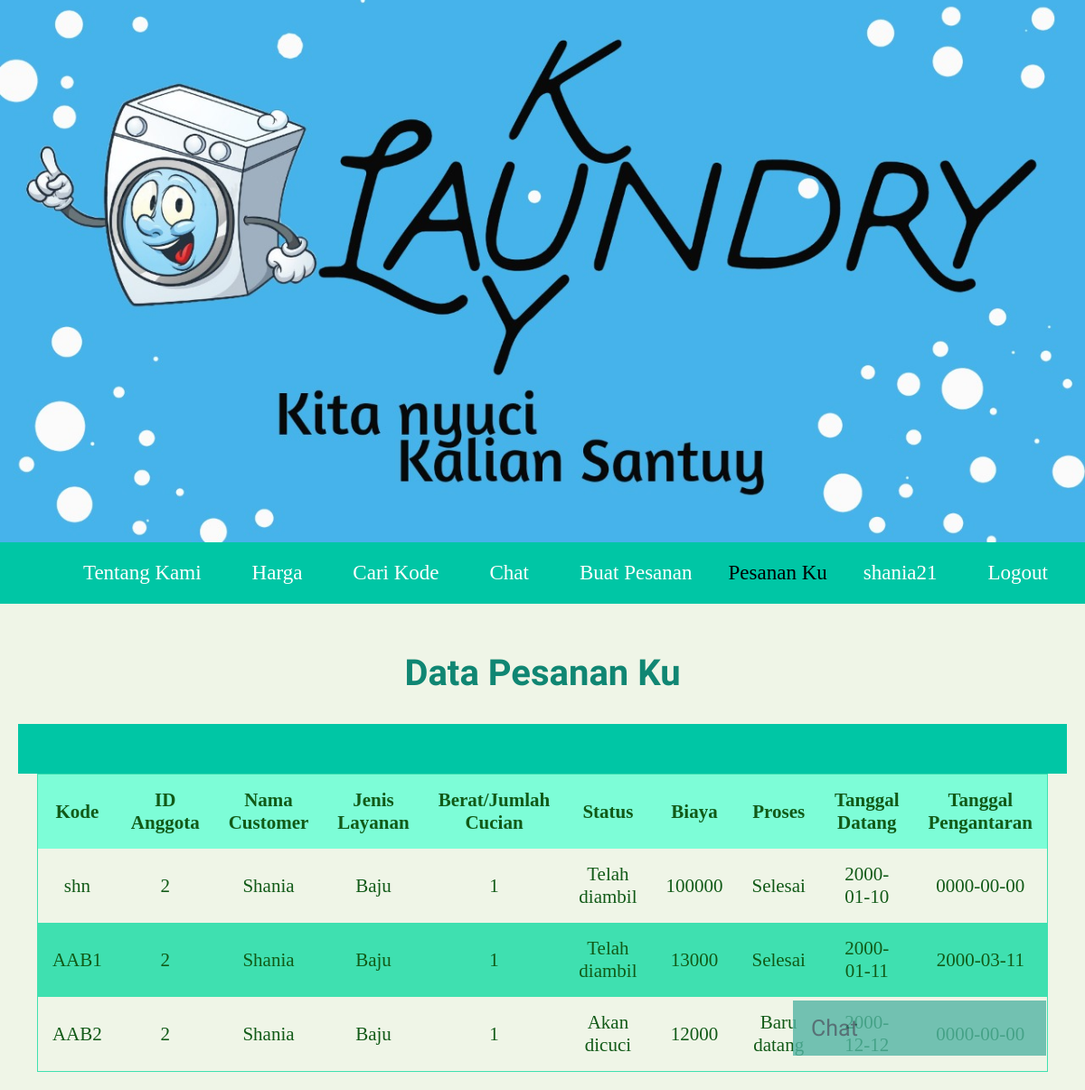
The page /pesananku.php (signed in) on the database its author committed.
### tables this page shows
CREATE TABLE `pesanan` (
  `kd_pesanan` varchar(250) NOT NULL,
  `tgl_jemput` date NOT NULL,
  `nama` char(250) NOT NULL,
  `jenis` varchar(250) NOT NULL,
  `berat` int(250) NOT NULL,
  `proses` varchar(250) NOT NULL,
  `tgl_antar` date NOT NULL,
  `biaya` varchar(250) NOT NULL,
  `status` varchar(200) NOT NULL,
  `id_anggota` varchar(250) NOT NULL
);

### rsa-func.php (called while the page is built, shortened)
<?php
$p = 97;
$q = 113;
$n = $p * $q;
$totient = ($p - 1) * ($q - 1);
$e = cari_e($totient);
$d = cari_d($e, $totient);
function gcd($e, $totient) {
    $y = $e;
    $x = $totient;
    while(bccomp($y, 0) != 0) {
        $w = $x % $y;
        $x = $y;
        $y = $w;
    }
return $x;
}
function cari_d($Ee, $Em) {
    $u1 = 1;
    $u2 = 0;
    $u3 = $Em;
    $v1 = 0;
    $v2 = 1;
    $v3 = $Ee;
    while ($v3 != 0) {
        $qq	= floor($u3 / $v3);
        $t1	= $u1	- ($qq * $v1);
        $t2	= $u2	- ($qq * $v2);
        $t3	= $u3	- ($qq * $v3);
        $u1	= $v1;
        $u2	= $v2;
        $u3	= $v3;
        $v1	= $t1;
        $v2	= $t2;
        $v3	= $t3;
    }
    $vv = $u2;
    if ($vv < 0) {
        $inverse = $vv + $Em;
    } else {
        $inverse = $vv;
    }
return $inverse;
}
function cari_e($totient) {
    $e = 3;
    if(bccomp(gcd($e, $totient), 1) != 0) {
        $e = 5;
    }
return $e;
}
function decode($encode, $d, $n) {
    $isiteks = "";
    $char = explode(" ", $encode);
    $jmlchar = count($char);
    for($i=0; $i<$jmlchar; $i++) {
        $code = bcpowmod($char[$i], $d, $n);
        while(bccomp($code, "0") != 0) {
            $ascii = $code % 256;
            $code = floor($code / 256);
            $isiteks .= chr($ascii);
        }
    }
return $isiteks;
}
?>

### pesananku.php (the view, shortened to what this page needs)
<?php
    include('rsa-func.php');
?>
<!DOCTYPE html>
<html>
    <head>
        <link rel="stylesheet" href="aset/styles/styles.css">
        <link rel="stylesheet" href="aset/styles/chat.css">
        <link rel="stylesheet" href="aset/styles/login.css">
    </head>
    <body>
        <header>
            <div class="awalan">
            </div>
            <nav class="navigasi">
                <ul>
                    <li><a href="index_user.php#tentang-kami"> Tentang Kami </a></li>
                    <li><a href="index_user.php#harga"> Harga </a></li>
                    <li><a href="index_user.php#cari-kode"> Cari Kode </a> </li>
                    <li><a href="chat-bot.php"> Chat </a> </li>
                    <li> <a href="buat_pesanan.php"> Buat Pesanan </a> </li>
                    <li>Pesanan Ku</li>
                    <li><a href="dataku.php"> <?php echo decode($_SESSION['uname'], $d, $n); ?> </a> </li>
                    <li> <a href="logout.php"> Logout </a> </li>
                </ul>
            </nav>
        </header>
        <main>
            <div id="konten">
                <h2> Data Pesanan Ku </h2>
                <table class="list-table animate" align="center" style="overflow-x:auto;">
                    <tr>
                        <th>Kode</th>
                        <th>ID Anggota</th>
                        <th>Nama Customer</th>
                        <th>Jenis Layanan</th>
                        <th>Berat/Jumlah Cucian</th>
                        <th>Status</th>
                        <th>Biaya</th>
                        <th>Proses</th>
                        <th>Tanggal Datang</th>
                        <th>Tanggal Pengantaran</th>
                    </tr>
                        <tr>
                        <?php
                            $db = mysqli_connect("localhost", "root", "");
                            mysqli_select_db($db, 'laundrykuy');
                            $unm = $_SESSION['uname'];
                            $qi = "select id_anggota from anggota where uname = '$unm'";
                            $query_run = mysqli_query($db, $qi);
                            foreach($query_run as $as){
                                $ida = $as["id_anggota"];
                            $query = " select * from pesanan where id_anggota = '$ida' ORDER BY tgl_jemput ASC";
                            $result = mysqli_query($db, $query);
                                while($row = mysqli_fetch_assoc($result)){
                                    echo "<tr>
                                    <td>".decode($row["kd_pesanan"], $d, $n)."</td>
                                    <td>".decode($row["id_anggota"], $d, $n)."</td>
                                    <td>".decode($row["nama"], $d, $n). "</td>
                                    <td>".decode($row["jenis"], $d, $n)."</td>
                                    <td>".decode($row["berat"], $d, $n)."</td>
                                    <td>".decode($row["status"], $d, $n)."</td>
                                    <td>".decode($row["biaya"], $d, $n)."</td>
                                    <td>".decode($row["proses"], $d, $n). "</td>
                                    <td>". $row["tgl_jemput"]. "</td>
                                    <td>". $row["tgl_antar"]. "</td>"
                                ;
                                }
                            }
                    ?>
            </div>
            <p class="open-button" onclick="openForm()">Chat </p>
        </main>
        <footer>
        </footer>
    </body>
</html>

### aset/styles/styles.css (style rules this page uses)
.awalan { font-size: 20px; padding: 300px; background-size: cover; background-position: center; background-repeat: no-repeat; background-image: url('header.jpeg'); }
header { display: inline; }
main { padding: 20px; overflow: auto; }
body { margin: 0px; padding: 0; background-color: #eff5e7; }
h2, h3 { text-align: center; color: #108673; font-size: 40px; font-family: 'Sofia'; }
p { margin: 15px; font-size: 25px; font-family: 'Gabriela'; }
nav { background-color: #00c6a5; padding: 5px; text-align: right; position: sticky; top: 0; }
nav a { font-size: 23px; font-weight: 400; text-decoration: none; color: white; padding: 14px 16px; }
nav li { display: inline-block; list-style-type: none; margin-right: 20px; }
li { font-size: 23px; }
#konten { float: center; }
* { box-sizing: border-box; }
footer { padding: 20px; color: white; background-color: #00c6a5; text-align: center; font-weight: bold; }
table { border-collapse: collapse; border-spacing: 0; width: 50%; border: 1px solid #3fe0b0; color: #115a17; font-size: 21px; }
th, td { text-align: center; padding: 16px; }
tr:nth-child(even) { background-color: #3fe0b0; }
th { background-color: #7dfdd7; }

### aset/styles/chat.css (style rules this page uses)
.open-button { background-color: #53b4a4; color: rgb(50, 81, 90); padding: 16px 20px; border: none; cursor: pointer; opacity: 0.8; position: fixed; bottom: 23px; right: 28px; width: 280px; }

### aset/styles/login.css (style rules this page uses)
.animate { -webkit-animation: animatezoom 0.6s; animation: animatezoom 0.6s }

### rows shown on the page
pesanan: kd_pesanan "shn", id_anggota "2", nama "Shania", jenis "Baju", berat "1", status "Telah diambil", biaya "100000", proses "Selesai", tgl_jemput "2000-01-10", tgl_antar "0000-00-00"
pesanan: kd_pesanan "AAB1", id_anggota "2", nama "Shania", jenis "Baju", berat "1", status "Telah diambil", biaya "13000", proses "Selesai", tgl_jemput "2000-01-11", tgl_antar "2000-03-11"
pesanan: kd_pesanan "AAB2", id_anggota "2", nama "Shania", jenis "Baju", berat "1", status "Akan dicuci", biaya "12000", proses "Baru datang"

### other values the page prints
decode($_SESSION['uname'], $d, $n) "shania21"
